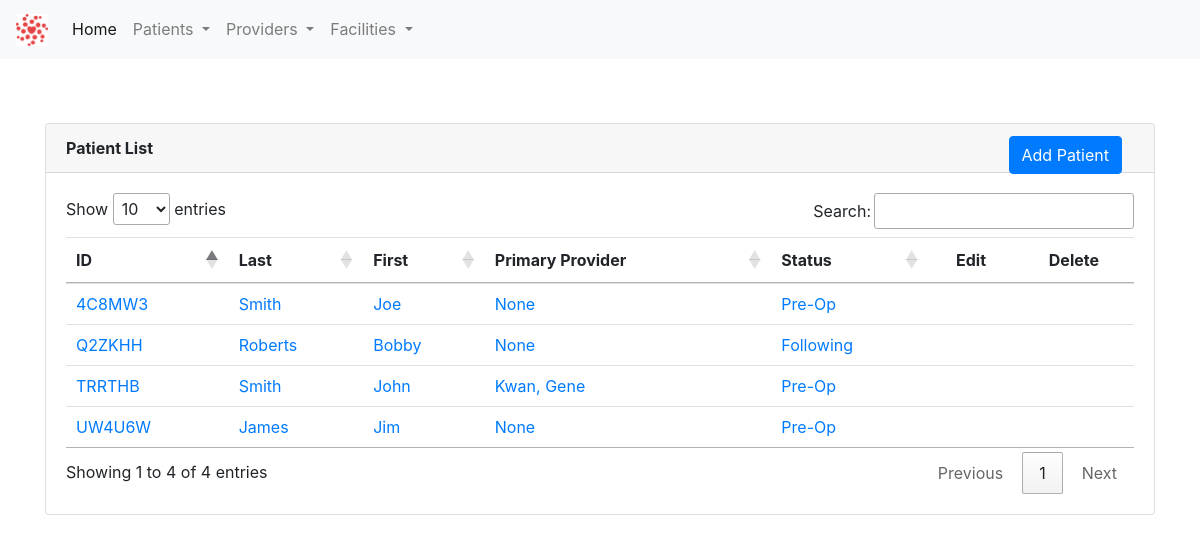
The app's page /patients/ with its own data.
### app/patients/patient_model.py (models this page shows, shortened)
class Patient(db.Model):
    id = db.Column(db.Integer, primary_key=True)
    first_name = db.Column(db.String(30), index=True, nullable=False, info={'label': 'First Name'})
    last_name = db.Column(db.String(30), index=True, nullable=False, info={'label': 'Last Name'})
    patient_id = db.Column(db.String(10), index=True)
    patient_status_id = db.Column(db.Integer, db.ForeignKey('patient_status.id'))
    patient_provider_id = db.Column(db.Integer, db.ForeignKey('provider.id'))
    patient_status = db.relationship(PatientStatus)
    patient_provider = db.relationship(Provider)

class PatientStatus(db.Model):
    id = db.Column(db.Integer, primary_key=True)
    code_name = db.Column(db.String(30), index=True, nullable=False)
    name = db.Column(db.String(60), index=True, nullable=False)
    def __str__(self):
        return self.name

### app/providers/provider_model.py (models this page shows, shortened)
class Provider(db.Model):
    id = db.Column(db.Integer, primary_key=True)
    first_name = db.Column(db.String(30), index=True, nullable=False, info={'label': 'First Name'})
    last_name = db.Column(db.String(30), index=True, nullable=False, info={'label': 'Last Name'})
    provider_id = db.Column(db.String(10), index=True)
    provider_category_id = db.Column(db.Integer, db.ForeignKey('provider_category.id'))
    provider_facility_id = db.Column(db.Integer, db.ForeignKey('facility.id'))
    provider_category = db.relationship(ProviderCategory)
    provider_facility = db.relationship(Facility)
    def __str__(self):
        return self.last_name + ", " + self.first_name

### app/patients/patient.py (the view)
@patient_bp.route('/')
def view_patient_list():
    patient_list = Patient.query.all()
    return render_template('patients.html', title="Patient List", patient_list=patient_list)

### app/patients/templates/patients.html (shortened to what this page needs)
{% extends "base.html" %}
{% block content %}
    <div class="container" style="margin-top: 4rem">
        <div class="card">
          <div class="card-header">
              <b>Patient List</b>
              <a class="btn btn-primary" href="/patients/new" role="button" style="position: absolute; right: 2rem">
                     Add Patient
              </a>
          </div>
          <div class="card-body">
              <table class="table table-hover table-sm" id="patient-list-table">
                  <thead>
                    <tr>
                      <th scope="col">ID</th>
                      <th scope="col">Last</th>
                      <th scope="col">First</th>
                      <th scope="col">Primary Provider</th>
                      <th scope="col">Status</th>
                      <th style="text-align: center; vertical-align: middle" scope="col" class="no-sort">Edit</th>
                      <th style="text-align: center; vertical-align: middle" scope="col" class="no-sort">Delete</th>
                    </tr>
                  </thead>
                  <tbody>
                  {% for patient in patient_list %}
                    <tr>
                      <td><a href="/patients/view/{{patient.patient_id}}">{{ patient.patient_id }}</a></td>
                      <td><a href="/patients/view/{{patient.patient_id}}">{{ patient.last_name }}</a></td>
                      <td><a href="/patients/view/{{patient.patient_id}}">{{ patient.first_name }}</a></td>
                      <td><a href="/patients/view/{{patient.patient_id}}">{{ patient.patient_provider }}</a></td>
                      <td><a href="/patients/view/{{patient.patient_id}}">{{ patient.patient_status }}</a></td>
                        <td style="text-align: center; vertical-align: middle"><a href="/patients/edit/{{patient.patient_id}}"></a></td>
                        <td style="text-align: center; vertical-align: middle"><a href="/patients/delete/{{ patient.patient_id }}"></a></td>
                    </tr>
                  {% endfor %}
                  </tbody>
              </table>
          </div>
        </div>
    </div>
{% endblock %}

### records on screen
Patient: patient_id "4C8MW3", last_name "Smith", first_name "Joe", patient_provider "None", patient_status "Pre-Op"
Patient: patient_id "Q2ZKHH", last_name "Roberts", first_name "Bobby", patient_provider "None", patient_status "Following"
Patient: patient_id "UW4U6W", last_name "James", first_name "Jim", patient_provider "None", patient_status "Pre-Op"
Patient: patient_id "TRRTHB", last_name "Smith", first_name "John", patient_provider "Kwan, Gene", patient_status "Pre-Op"
